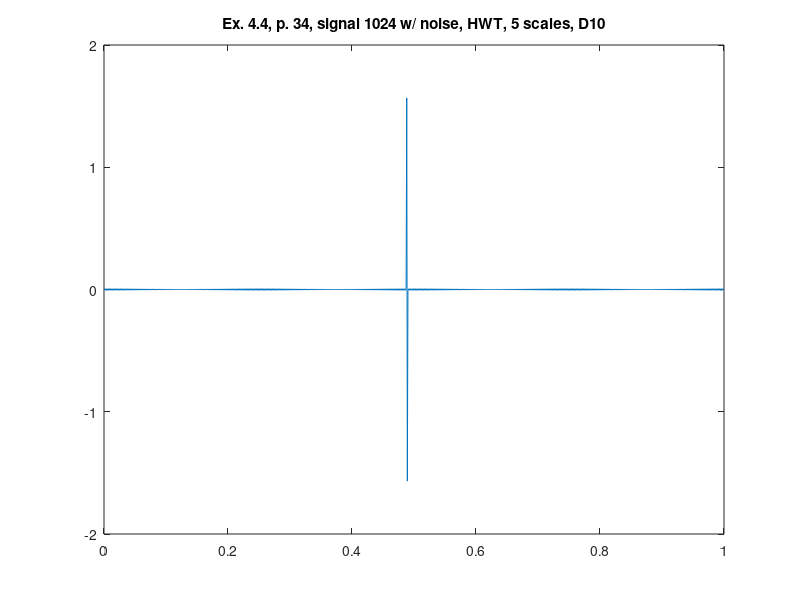

This chart was generated by the following MATLAB code:
%% ========================================================================
%% Programmatic octave notes on "Ripples in Mathematics" by A. Jensen
%% and A. la Cour-Harbo written with a deep gratitude to the authors for
%% this wonderful text. 
%% 
%% Reconstruction of graphs in ex 4.4, p.34, HWT, 5 scales, D10.
%%
%% Author: Vladimir Kulyukin
%% 
%% NB: I have tested this code in Octave 4.
%% =========================================================================
t = (1.0/1024)*[0:1023];

%%y_ex_4_3_chirp_512_p33 = arrayfun(@(x) sin(x*x), t);

y_ex_4_4_1024_with_noise_hwt_d10_p34 = [
-0.006135769142859962
0.006135769142859962
-0.006132997209223273
0.006132997209223273
-0.006126530987395282
0.006126530987395282
-0.006116374372386234
0.006116374372386234
-0.006102533482161228
0.006102533482161228
-0.006085016653954986
0.006085016653954986
-0.006063834439249849
0.006063834439249849
-0.006038999597419867
0.006038999597419867
-0.006010527088045156
0.006010527088045156
-0.005978434061900655
0.005978434061900655
-0.00594273985062535
0.00594273985062535
-0.005903465955077346
0.005903465955077346
-0.005860636032382876
0.005860636032382876
-0.005814275881685704
0.005814275881685704
-0.005764413428607257
0.005764413428607257
-0.005711078708424716
0.005711078708424716
-0.0056543038479791585
0.0056543038479791585
-0.005594123046323646
0.005594123046323646
-0.005530572554122787
0.005530572554122787
-0.005463690651816733
0.005463690651816733
-0.005393517626562538
0.005393517626562538
-0.005320095747966769
0.005320095747966769
-0.005243469242623644
0.005243469242623644
-0.005163684267474655
0.005163684267474655
-0.005080788882005471
0.005080788882005471
-0.004994833019296763
0.004994833019296763
-0.004905868455946094
0.004905868455946094
-0.004813948780879762
0.004813948780879762
-0.004719129363072949
0.004719129363072949
-0.004621467318197514
0.004621467318197514
-0.004521021474217346
0.004521021474217346
-0.004417852335953043
0.004417852335953043
-0.0043120220486355665
0.0043120220486355665
-0.004203594360472962
0.004203594360472962
-0.004092634584250077
0.004092634584250077
-0.0039792095579871956
0.0039792095579871956
-0.0038633876046787474
0.0038633876046787474
-0.0037452384911386694
0.0037452384911386694
-0.003624833385974968
0.003624833385974968
-0.00350224481672079
0.00350224481672079
-0.0033775466261463656
0.0033775466261463656
-0.003250813927779095
0.003250813927779095
-0.003122123060657289
0.003122123060657289
-0.002991551543347626
0.002991551543347626
-0.002859178027249498
0.002859178027249498
-0.002725082249219246
0.002725082249219246
-0.002589344983539521
0.002589344983539521
-0.0024520479932635397
0.0024520479932635397
-0.0023132739809644254
0.0023132739809644254
-0.002173106538918057
0.002173106538918057
-0.0020316300987502367
0.0020316300987502367
-0.001888929880578538
0.001888929880578538
-0.0017450918416784256
0.0017450918416784256
-0.0016002026247061152
0.0016002026247061152
-0.0014543495055080458
0.0014543495055080458
-0.0013076203405495423
0.0013076203405495423
-0.0011601035139929272
0.0011601035139929272
-0.0010118878844586066
0.0010118878844586066
-8.630627314994976E-4
8.630627314994976E-4
-7.137177018230467E-4
7.137177018230467E-4
-5.639427552905918E-4
5.639427552905918E-4
-4.138281107294861E-4
4.138281107294861E-4
-2.634641915885694E-4
2.634641915885694E-4
-1.1294157147012651E-4
1.1294157147012651E-4
3.7649080427748505E-5
-3.7649080427748505E-5
1.8821705392735313E-4
-1.8821705392735313E-4
3.386716525116129E-4
-3.386716525116129E-4
4.889222479561028E-4
-4.889222479561028E-4
6.388783349204341E-4
-6.388783349204341E-4
7.884495854649786E-4
-7.884495854649786E-4
9.375459034612899E-4
-9.375459034612899E-4
0.0010860774788624683
-0.0010860774788624683
0.001233954841801388
-0.001233954841801388
0.0013810889164841966
-0.0013810889164841966
0.0015273910748459518
-0.0015273910748459518
0.0016727731899369713
-0.0016727731899369713
0.0018171476890075366
-0.0018171476890075366
0.001960427606257642
-0.001960427606257642
0.0021025266352229233
-0.0021025266352229233
0.002243359180761628
-0.002243359180761628
0.002382840410614484
-0.002382840410614484
0.0025208863065041
-0.0025208863065041
0.0026574137147447607
-0.0026574137147447607
0.002792340396330639
-0.002792340396330639
0.002925585076474224
-0.002925585076474224
0.0030570674935623265
-0.0030570674935623265
0.0031867084475034613
-0.0031867084475034613
0.003314429847434519
-0.003314429847434519
0.0034401547587600834
-0.0034401547587600834
0.0035638074494944716
-0.0035638074494944716
0.0036853134358806883
-0.0036853134358806883
0.0038045995272558697
-0.0038045995272558697
0.003921593870139017
-0.003921593870139017
0.00403622599151271
-0.00403622599151271
0.00414842684127309
-0.00414842684127309
0.004258128833824093
-0.004258128833824093
0.004365265888787329
-0.004365265888787329
0.004469773470806904
-0.004469773470806904
0.004571588628423273
-0.004571588628423273
0.004670650031992629
-0.004670650031992629
0.004766898010629572
-0.004766898010629572
0.004860274588150693
-0.004860274588150693
0.004950723517997246
-0.004950723517997246
0.005038190317115998
-0.005038190317115998
0.005122622298777912
-0.005122622298777912
0.005203968604314102
-0.005203968604314102
0.005282180233752043
-0.005282180233752043
0.005357210075330632
-0.005357210075330632
0.0054290129338788184
-0.0054290129338788184
0.005497545558039663
-0.005497545558039663
0.0055627666663224384
-0.0055627666663224384
0.005624636971970882
-0.005624636971970882
0.005683119206626092
-0.005683119206626092
0.005738178142776773
-0.005738178142776773
0.005789780614978535
-0.005789780614978535
0.005837895539831689
-0.005837895539831689
0.005882493934704608
-0.005882493934704608
0.005923548935191896
-0.005923548935191896
0.005961035811296367
-0.005961035811296367
0.005994931982325604
-0.005994931982325604
0.006025217030493857
-0.006025217030493857
0.006051872713219872
-0.006051872713219872
0.006074882974117762
-0.006074882974117762
0.006094233952666554
-0.006094233952666554
0.006109913992560334
-0.006109913992560334
0.006121913648729622
-0.006121913648729622
0.0061302256930295665
-0.0061302256930295665
0.00613484511859616
-0.00613484511859616
0.006135769142860015
-0.006135769142860015
0.006132997209223279
-0.006132997209223279
0.00612653098739524
-0.00612653098739524
0.006116374372386213
-0.006116374372386213
0.00610253348216122
-0.00610253348216122
0.006085016653954944
-0.006085016653954944
0.006063834439249793
-0.006063834439249793
0.006038999597419881
-0.006038999597419881
0.006010527088045059
-0.006010527088045059
0.005978434061900628
-0.005978434061900628
0.005942739850625323
-0.005942739850625323
0.005903465955077346
-0.005903465955077346
0.005860636032382849
-0.005860636032382849
0.005814275881685926
-0.005814275881685926
0.005764413428607284
-0.005764413428607284
0.005711078708424633
-0.005711078708424633
0.0056543038479791585
-0.0056543038479791585
0.0055941230463235625
-0.0055941230463235625
0.0055305725541227035
-0.0055305725541227035
0.005463690651816677
-0.005463690651816677
0.005393517626562483
-0.005393517626562483
0.005320095747966769
-0.005320095747966769
0.0052434692426235885
-0.0052434692426235885
0.0051636842674746
-0.0051636842674746
0.005080788882005638
-0.005080788882005638
0.004994833019296763
-0.004994833019296763
0.004905868455946094
-0.004905868455946094
0.004813948780879762
-0.004813948780879762
0.004719129363073005
-0.004719129363073005
0.004621467318197625
-0.004621467318197625
0.0045210214742172905
-0.0045210214742172905
0.0044178523359529875
-0.0044178523359529875
0.004312022048635511
-0.004312022048635511
0.004203594360472962
-0.004203594360472962
0.004092634584250077
-0.004092634584250077
0.003979209557987362
-0.003979209557987362
0.0038633876046788584
-0.0038633876046788584
0.0037452384911387804
-0.0037452384911387804
0.003624833385974801
-0.003624833385974801
0.0035022448167206233
-0.0035022448167206233
0.0033775466261463105
-0.0033775466261463105
0.003250813927778873
-0.003250813927778873
0.003122123060657234
-0.003122123060657234
0.0029915515433476814
-0.0029915515433476814
0.0028591780272495537
-0.0028591780272495537
0.0027250822492193016
-0.0027250822492193016
0.002589344983539632
-0.002589344983539632
0.0024520479932635952
-0.0024520479932635952
0.002313273980964481
-0.002313273980964481
0.002173106538917946
-0.002173106538917946
0.002031630098750181
-0.002031630098750181
0.001888929880578538
-0.001888929880578538
0.0017450918416784256
-0.0017450918416784256
0.0016002026247061707
-0.0016002026247061707
0.0014543495055081013
-0.0014543495055081013
0.0013076203405495979
-0.0013076203405495979
0.0011601035139929827
-0.0011601035139929827
0.0010118878844586066
-0.0010118878844586066
8.630627314995531E-4
-8.630627314995531E-4
7.137177018229912E-4
-7.137177018229912E-4
5.639427552905363E-4
-5.639427552905363E-4
4.138281107294861E-4
-4.138281107294861E-4
2.6346419158851386E-4
-2.6346419158851386E-4
1.1294157147012651E-4
-1.1294157147012651E-4
-3.7649080427748505E-5
3.7649080427748505E-5
-1.8821705392735313E-4
1.8821705392735313E-4
-3.386716525116129E-4
3.386716525116129E-4
-4.889222479561028E-4
4.889222479561028E-4
-6.388783349204341E-4
6.388783349204341E-4
-7.884495854650341E-4
7.884495854650341E-4
-9.375459034612343E-4
9.375459034612343E-4
-0.0010860774788624128
0.0010860774788624128
-0.0012339548418013324
0.0012339548418013324
-0.0013810889164841411
0.0013810889164841411
-0.0015273910748458408
0.0015273910748458408
-0.0016727731899370823
0.0016727731899370823
-0.0018171476890075922
0.0018171476890075922
-0.001960427606257753
0.001960427606257753
-0.0021025266352229788
0.0021025266352229788
-0.0022433591807617392
0.0022433591807617392
-0.002382840410614373
0.002382840410614373
-0.0025208863065040443
0.0025208863065040443
-0.0026574137147446497
0.0026574137147446497
-0.0027923403963305837
0.0027923403963305837
-0.0029255850764740576
0.0029255850764740576
-0.0030570674935624376
0.0030570674935624376
-0.0031867084475035723
0.0031867084475035723
-0.00331442984743463
0.00331442984743463
-0.0034401547587600834
0.0034401547587600834
-0.0035638074494945267
0.0035638074494945267
-0.0036853134358807993
0.0036853134358807993
-0.003804599527255703
0.003804599527255703
-0.003921593870138851
0.003921593870138851
-0.004036225991512432
0.004036225991512432
-0.0041484268412729786
0.0041484268412729786
-0.004258128833823982
0.004258128833823982
-0.004365265888787495
0.004365265888787495
-0.00446977347080707
0.00446977347080707
-0.00457158862842344
0.00457158862842344
-0.004670650031992796
0.004670650031992796
-0.004766898010629739
0.004766898010629739
-0.004860274588150859
0.004860274588150859
-0.00495072351799708
0.00495072351799708
-0.0050381903171158315
0.0050381903171158315
-0.00512262229877769
0.00512262229877769
-0.0052039686043139355
0.0052039686043139355
-0.005282180233751876
0.005282180233751876
-0.005357210075330798
0.005357210075330798
-0.005429012933878985
0.005429012933878985
-0.005497545558039607
0.005497545558039607
-0.005562766666322605
0.005562766666322605
-0.005624636971971075
0.005624636971971075
-0.005683119206626286
0.005683119206626286
-0.005738178142776551
0.005738178142776551
-0.005789780614978313
0.005789780614978313
-0.005837895539831439
0.005837895539831439
-0.005882493934704413
0.005882493934704413
-0.005923548935192091
0.005923548935192091
-0.005961035811296589
0.005961035811296589
-0.005994931982325813
0.005994931982325813
-0.006025217030493857
0.006025217030493857
-0.006051872713220052
0.006051872713220052
1.567290354253563
-1.567290354253563
-0.006094233952666338
0.006094233952666338
-0.006109913992560112
0.006109913992560112
-0.006121913648729216
0.006121913648729216
-0.006130225693029344
0.006130225693029344
-0.006134845118595911
0.006134845118595911
-0.00613576914286018
0.00613576914286018
-0.006132997209223555
0.006132997209223555
-0.006126530987395462
0.006126530987395462
-0.006116374372386435
0.006116374372386435
-0.0061025334821613875
0.0061025334821613875
-0.006085016653955221
0.006085016653955221
-0.006063834439249627
0.006063834439249627
-0.006038999597419603
0.006038999597419603
-0.006010527088044948
0.006010527088044948
-0.005978434061900462
0.005978434061900462
-0.005942739850625101
0.005942739850625101
-0.005903465955077625
0.005903465955077625
-0.005860636032382959
0.005860636032382959
-0.005814275881685926
0.005814275881685926
-0.005764413428607451
0.005764413428607451
-0.00571107870842491
0.00571107870842491
-0.0056543038479788255
0.0056543038479788255
-0.0055941230463234515
0.0055941230463234515
-0.005530572554122592
0.005530572554122592
-0.005463690651816511
0.005463690651816511
-0.005393517626562372
0.005393517626562372
-0.00532009574796688
0.00532009574796688
-0.005243469242623755
0.005243469242623755
-0.005163684267474711
0.005163684267474711
-0.0050807888820056935
0.0050807888820056935
-0.004994833019296929
0.004994833019296929
-0.004905868455946205
0.004905868455946205
-0.0048139487808795955
0.0048139487808795955
-0.004719129363072838
0.004719129363072838
-0.004621467318197348
0.004621467318197348
-0.0045210214742170685
0.0045210214742170685
-0.00441785233595271
0.00441785233595271
-0.0043120220486356775
0.0043120220486356775
-0.0042035943604730175
0.0042035943604730175
-0.004092634584250243
0.004092634584250243
-0.003979209557987251
0.003979209557987251
-0.0038633876046789695
0.0038633876046789695
-0.003745238491138725
0.003745238491138725
-0.003624833385974857
0.003624833385974857
-0.0035022448167206788
0.0035022448167206788
-0.0033775466261461995
0.0033775466261461995
-0.0032508139277788173
0.0032508139277788173
-0.003122123060657289
0.003122123060657289
-0.002991551543347626
0.002991551543347626
-0.0028591780272495537
0.0028591780272495537
-0.0027250822492193016
0.0027250822492193016
-0.0025893449835396876
0.0025893449835396876
-0.0024520479932635952
0.0024520479932635952
-0.002313273980964481
0.002313273980964481
-0.0021731065389178905
0.0021731065389178905
-0.002031630098750181
0.002031630098750181
-0.001888929880578538
0.001888929880578538
-0.00174509184167837
0.00174509184167837
-0.0016002026247061707
0.0016002026247061707
-0.0014543495055081568
0.0014543495055081568
-0.0013076203405495423
0.0013076203405495423
-0.0011601035139929827
0.0011601035139929827
-0.0010118878844586066
0.0010118878844586066
-8.630627314994976E-4
8.630627314994976E-4
-7.137177018229357E-4
7.137177018229357E-4
-5.639427552904808E-4
5.639427552904808E-4
-4.138281107294306E-4
4.138281107294306E-4
-2.6346419158851386E-4
2.6346419158851386E-4
-1.1294157147023752E-4
1.1294157147023752E-4
3.7649080427692994E-5
-3.7649080427692994E-5
1.8821705392735313E-4
-1.8821705392735313E-4
3.386716525116684E-4
-3.386716525116684E-4
4.889222479561584E-4
-4.889222479561584E-4
6.388783349203786E-4
-6.388783349203786E-4
7.884495854649786E-4
-7.884495854649786E-4
9.375459034614009E-4
-9.375459034614009E-4
0.0010860774788623573
-0.0010860774788623573
0.0012339548418015545
-0.0012339548418015545
0.00138108891648403
-0.00138108891648403
0.0015273910748461184
-0.0015273910748461184
0.0016727731899369713
-0.0016727731899369713
0.0018171476890074256
-0.0018171476890074256
0.0019604276062576975
-0.0019604276062576975
0.0021025266352228122
-0.0021025266352228122
0.0022433591807615727
-0.0022433591807615727
0.0023828404106144285
-0.0023828404106144285
0.0025208863065043774
-0.0025208863065043774
0.0026574137147447052
-0.0026574137147447052
0.002792340396330917
-0.002792340396330917
0.002925585076474113
-0.002925585076474113
0.003057067493562715
-0.003057067493562715
0.0031867084475033502
-0.0031867084475033502
0.0033144298474344636
-0.0033144298474344636
0.0034401547587598062
-0.0034401547587598062
0.0035638074494942495
-0.0035638074494942495
0.0036853134358805213
-0.0036853134358805213
0.0038045995272557587
-0.0038045995272557587
0.0039215938701394615
-0.0039215938701394615
0.004036225991512432
-0.004036225991512432
0.004148426841273478
-0.004148426841273478
0.0042581288338239265
-0.0042581288338239265
0.004365265888787828
-0.004365265888787828
0.004469773470806793
-0.004469773470806793
0.004571588628423107
-0.004571588628423107
0.004670650031992407
-0.004670650031992407
0.00476689801062935
-0.00476689801062935
0.004860274588151192
-0.004860274588151192
0.00495072351799708
-0.00495072351799708
0.005038190317116498
-0.005038190317116498
0.00512262229877769
-0.00512262229877769
0.005203968604314824
-0.005203968604314824
0.005282180233751932
-0.005282180233751932
0.00535721007533041
-0.00535721007533041
0.005429012933878541
-0.005429012933878541
0.005497545558039274
-0.005497545558039274
0.005562766666322161
-0.005562766666322161
0.005624636971970687
-0.005624636971970687
0.0056831192066266745
-0.0056831192066266745
0.005738178142776551
-0.005738178142776551
0.005789780614979145
-0.005789780614979145
0.005837895539831494
-0.005837895539831494
0.005882493934705191
-0.005882493934705191
0.005923548935191647
-0.005923548935191647
0.005961035811296145
-0.005961035811296145
0.005994931982325369
-0.005994931982325369
0.006025217030493413
-0.006025217030493413
0.006051872713219719
-0.006051872713219719
0.006074882974117624
-0.006074882974117624
0.006094233952667283
-0.006094233952667283
0.006109913992560112
-0.006109913992560112
0.0061219136487300485
-0.0061219136487300485
0.006130225693029344
-0.006130225693029344
0.0061348451185968544
-0.0061348451185968544
0.006135769142859719
-0.006135769142859719
0.00613299720922303
-0.00613299720922303
0.006126530987395039
-0.006126530987395039
0.006116374372385991
-0.006116374372385991
0.006102533482160992
-0.006102533482160992
0.006085016653954756
-0.006085016653954756
0.006063834439250487
-0.006063834439250487
0.00603899959741963
-0.00603899959741963
0.006010527088045767
-0.006010527088045767
0.00597843406190042
-0.00597843406190042
0.005942739850625961
-0.005942739850625961
0.005903465955077124
-0.005903465955077124
0.005860636032382627
-0.005860636032382627
0.005814275881685509
-0.005814275881685509
0.005764413428607035
-0.005764413428607035
0.005711078708424466
-0.005711078708424466
0.0056543038479789365
-0.0056543038479789365
0.0055941230463242555
-0.0055941230463242555
0.005530572554122565
-0.005530572554122565
0.005463690651817288
-0.005463690651817288
0.005393517626562344
-0.005393517626562344
0.005320095747967324
-0.005320095747967324
0.0052434692426233664
-0.0052434692426233664
0.005163684267474433
-0.005163684267474433
0.005080788882005249
-0.005080788882005249
0.004994833019296596
-0.004994833019296596
0.004905868455945928
-0.004905868455945928
0.0048139487808795955
-0.0048139487808795955
0.004719129363073449
-0.004719129363073449
0.004621467318197348
-0.004621467318197348
0.00452102147421779
-0.00452102147421779
0.0044178523359527655
-0.0044178523359527655
0.0043120220486353444
-0.0043120220486353444
0.0042035943604727954
-0.0042035943604727954
0.004092634584249966
-0.004092634584249966
0.003979209557987029
-0.003979209557987029
0.003863387604678581
-0.003863387604678581
0.0037452384911390024
-0.0037452384911390024
0.003624833385974801
-0.003624833385974801
0.003502244816721123
-0.003502244816721123
0.0033775466261462546
-0.0033775466261462546
0.0032508139277793724
-0.0032508139277793724
0.003122123060657178
-0.003122123060657178
0.0029915515433474593
-0.0029915515433474593
0.0028591780272493317
-0.0028591780272493317
0.002725082249219135
-0.002725082249219135
0.0025893449835394655
-0.0025893449835394655
0.0024520479932634287
-0.0024520479932634287
0.0023132739809646474
-0.0023132739809646474
0.002173106538917946
-0.002173106538917946
0.0020316300987504587
-0.0020316300987504587
0.001888929880578538
-0.001888929880578538
0.0017450918416786476
-0.0017450918416786476
0.0016002026247060597
-0.0016002026247060597
0.0014543495055080458
-0.0014543495055080458
0.0013076203405494868
-0.0013076203405494868
0.0011601035139928717
-0.0011601035139928717
0.001011887884458551
-0.001011887884458551
8.630627314994976E-4
-8.630627314994976E-4
7.137177018231022E-4
-7.137177018231022E-4
5.639427552905363E-4
-5.639427552905363E-4
4.138281107295416E-4
-4.138281107295416E-4
2.6346419158851386E-4
-2.6346419158851386E-4
1.1294157147018202E-4
-1.1294157147018202E-4
-3.7649080427748505E-5
3.7649080427748505E-5
-1.8821705392735313E-4
1.8821705392735313E-4
-3.386716525115574E-4
3.386716525115574E-4
-4.889222479561028E-4
4.889222479561028E-4
-6.388783349203786E-4
6.388783349203786E-4
-7.884495854649231E-4
7.884495854649231E-4
-9.375459034614009E-4
9.375459034614009E-4
-0.0010860774788624128
0.0010860774788624128
-0.0012339548418015545
0.0012339548418015545
-0.0013810889164841411
0.0013810889164841411
-0.0015273910748461184
0.0015273910748461184
-0.0016727731899369158
0.0016727731899369158
-0.0018171476890074811
0.0018171476890074811
-0.0019604276062575865
0.0019604276062575865
-0.0021025266352228122
0.0021025266352228122
-0.0022433591807615727
0.0022433591807615727
-0.0023828404106144285
0.0023828404106144285
-0.0025208863065043774
0.0025208863065043774
-0.0026574137147446497
0.0026574137147446497
-0.002792340396330972
0.002792340396330972
-0.0029255850764740576
0.0029255850764740576
-0.003057067493562715
0.003057067493562715
-0.0031867084475033502
0.0031867084475033502
-0.0033144298474343525
0.0033144298474343525
-0.0034401547587598062
0.0034401547587598062
-0.0035638074494943046
0.0035638074494943046
-0.0036853134358805213
0.0036853134358805213
-0.0038045995272557587
0.0038045995272557587
-0.003921593870139406
0.003921593870139406
-0.004036225991512488
0.004036225991512488
-0.004148426841273589
0.004148426841273589
-0.0042581288338239265
0.0042581288338239265
-0.004365265888787773
0.004365265888787773
-0.004469773470806737
0.004469773470806737
-0.004571588628423162
0.004571588628423162
-0.004670650031992463
0.004670650031992463
-0.004766898010629406
0.004766898010629406
-0.004860274588151137
0.004860274588151137
-0.004950723517997024
0.004950723517997024
-0.005038190317116553
0.005038190317116553
-0.00512262229877769
0.00512262229877769
-0.005203968604314713
0.005203968604314713
-0.005282180233751876
0.005282180233751876
-0.0053572100753304375
0.0053572100753304375
-0.005429012933878596
0.005429012933878596
-0.005497545558039274
0.005497545558039274
-0.005562766666322216
0.005562766666322216
-0.00562463697197066
0.00562463697197066
-0.005683119206626701
0.005683119206626701
-0.005738178142776579
0.005738178142776579
-0.005789780614979145
0.005789780614979145
-0.005837895539831467
0.005837895539831467
-0.005882493934705245
0.005882493934705245
-0.005923548935191674
0.005923548935191674
-0.005961035811296145
0.005961035811296145
-0.005994931982325383
0.005994931982325383
-0.006025217030493413
0.006025217030493413
-0.00605187271321965
0.00605187271321965
-0.006074882974117553
0.006074882974117553
-0.0060942339526672135
0.0060942339526672135
-0.006109913992560112
0.006109913992560112
-0.006121913648730069
0.006121913648730069
-0.006130225693029348
0.006130225693029348
-0.006134845118596826
0.006134845118596826
];

figure;
plot(t, y_ex_4_4_1024_with_noise_hwt_d10_p34);
xlim([0 1]);
title('Ex. 4.4, p. 34, signal 1024 w/ noise, HWT, 5 scales, D10');
